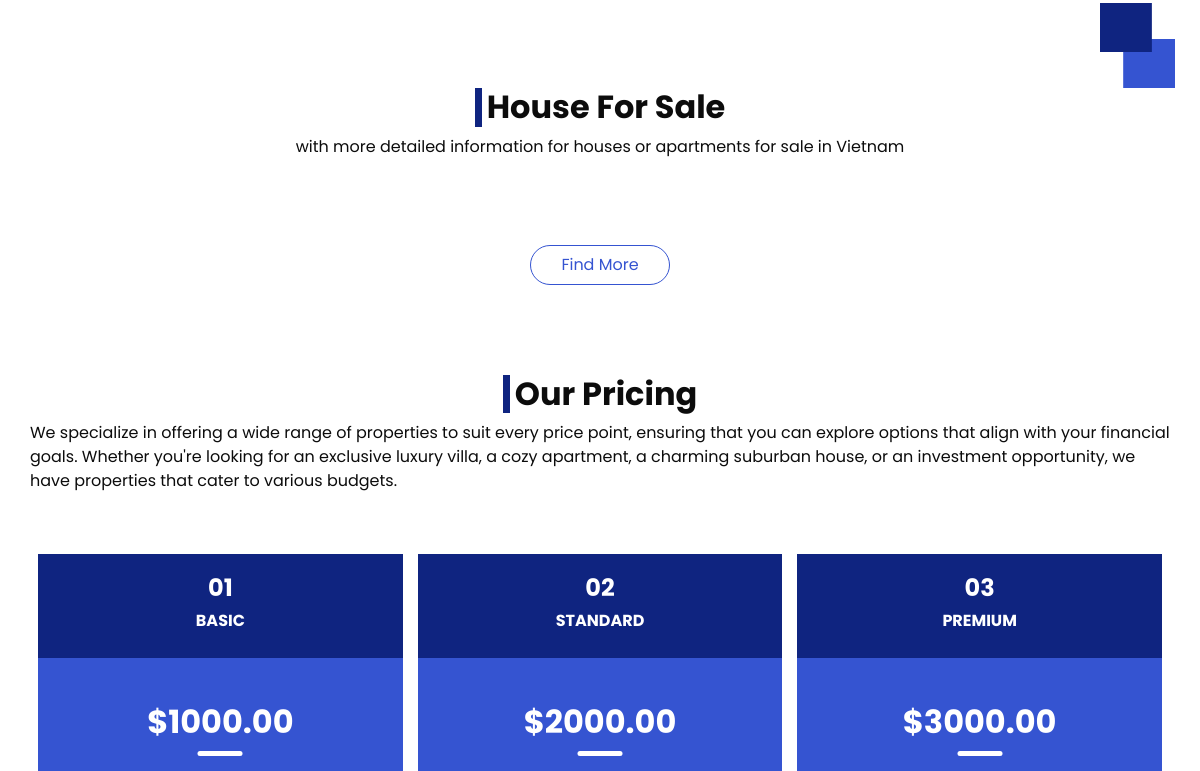
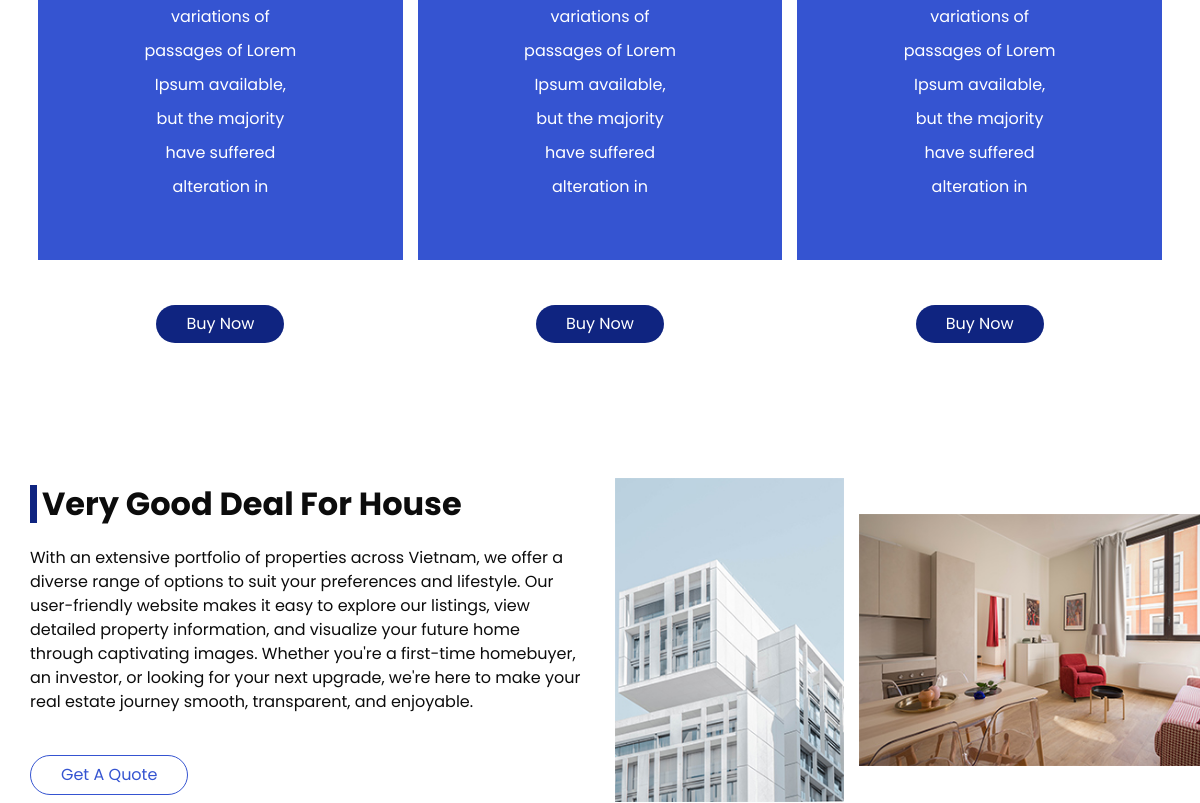
Before: / (middle part) with the older database file (2 pictures, top to bottom).
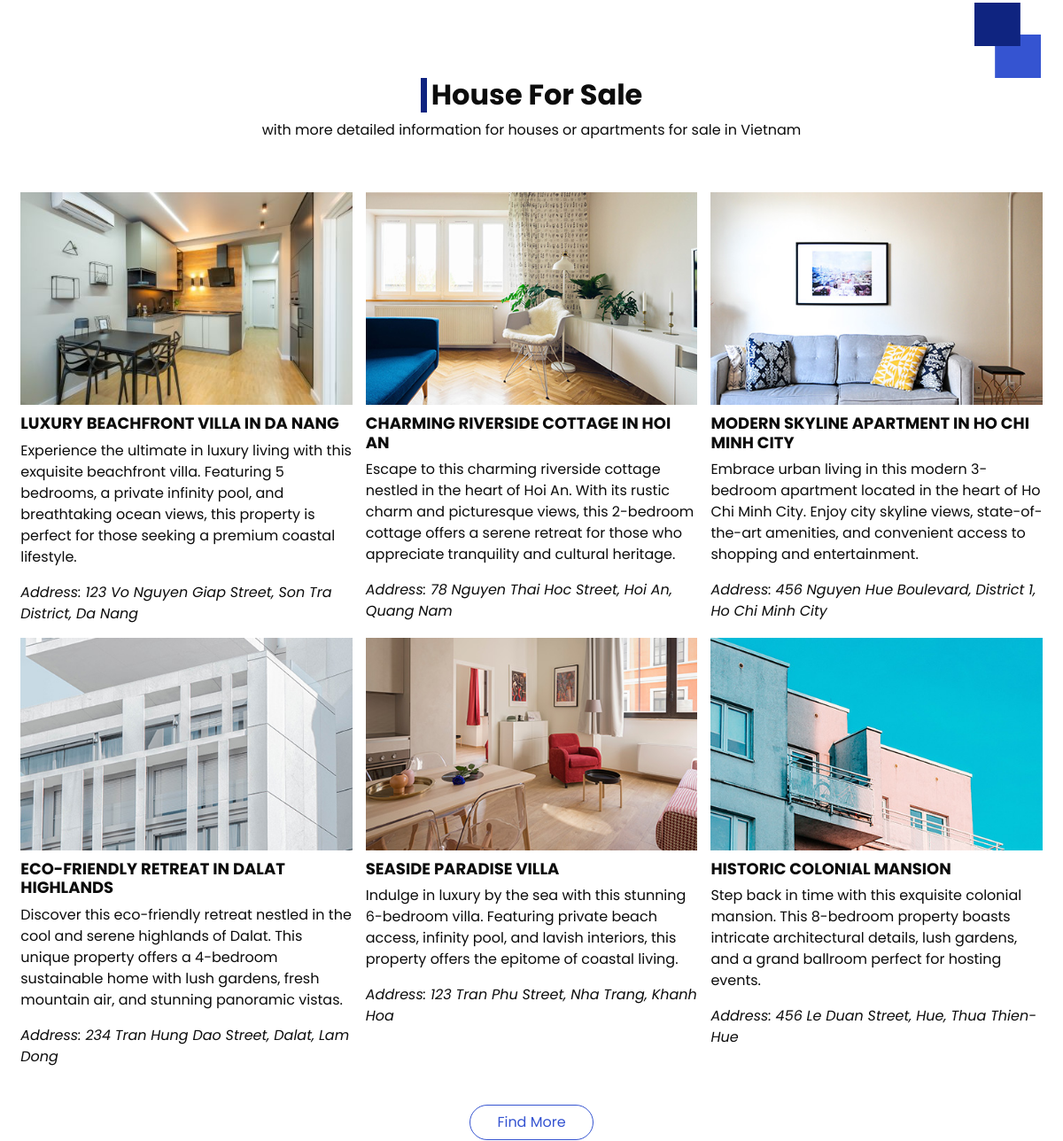
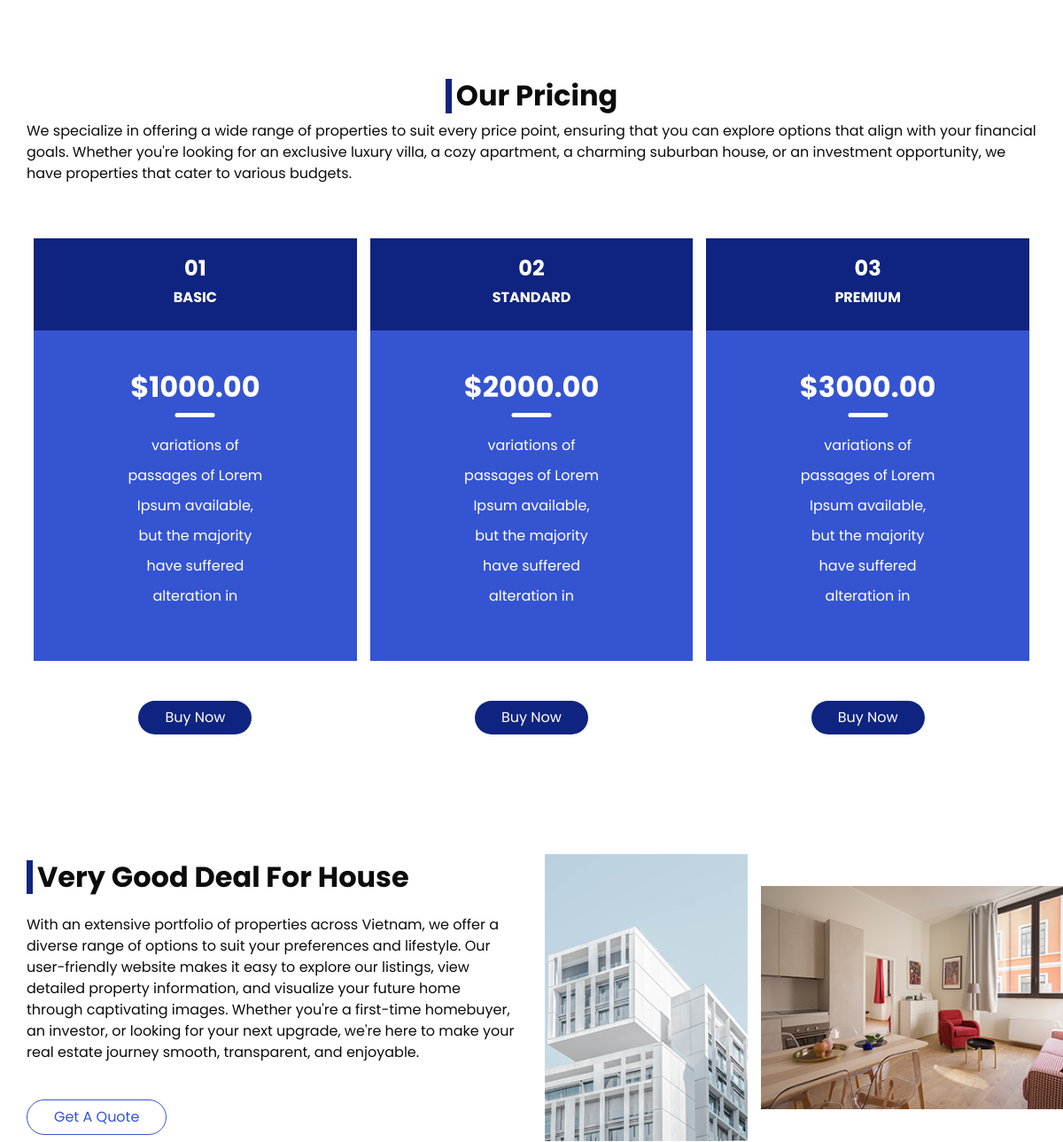
After: the same page with the newer database file (2 pictures, top to bottom).
### tables this page shows
CREATE TABLE `houses_for_sale` (
  `house_id` int(11) NOT NULL,
  `category` varchar(255) NOT NULL,
  `house_name` varchar(255) NOT NULL,
  `description` text NOT NULL,
  `address` varchar(255) NOT NULL,
  `location_house` varchar(255) NOT NULL,
  `picture_house` varchar(255) DEFAULT NULL,
  `submission_date` timestamp NOT NULL DEFAULT current_timestamp()
);

### index.php (the view, shortened to what this page needs)
<?php
require_once 'config.php';
?>
<!DOCTYPE html>
<html>
<head>
  <link rel="stylesheet" type="text/css" href="css/bootstrap.css" />
  <link href="css/style.css" rel="stylesheet" />
  <link href="css/responsive.css" rel="stylesheet" />
</head>
<body>
  <section class="about_section layout_padding-bottom">
    <div class="square-box">
      <img src="images/square.png" alt="">
    </div>
  </section>
  <section class="sale_section layout_padding-bottom">
    <div class="container-fluid">
      <div class="heading_container">
        <h2>
          House For Sale
        </h2>
        <p>
          with more detailed information for houses or apartments for sale in Vietnam
        </p>
      </div>
      <div class="sale_container">
      <?php
        $query_house = "SELECT * FROM houses_for_sale";
        $result_house = mysqli_query($conn, $query_house);
        $propertyData = array();
        if (mysqli_num_rows($result_house) > 0) {
            while ($row_house = mysqli_fetch_assoc($result_house)) {
                $propertyData[] = $row_house;
            }
        }
      ?>
      <?php
      for ($j = 0; $j < count($propertyData); $j++):
      if ($j < 6) {
        ?>
        <div class="box">
          <div class="img-box">
          <img src="images/<?php echo $propertyData[$j]['picture_house'];?>" alt="Property Picture"></img>
          </div>
          <div class="detail-box">
            <h6>
              <?php echo $propertyData[$j]['house_name']; ?>
            </h6>
            <p>
              <?php echo $propertyData[$j]['description']; ?>
            </p>
            <i>
              Address: <?php echo $propertyData[$j]['address']; ?>
            </i>
          </div>
        </div>
        <?php
      }?>
      <?php endfor; ?>
      </div>
      <div class="btn-box">
        <a href="house.php">
          Find More
        </a>
      </div>
    </div>
  </section>
  <section class="price_section layout_padding-bottom">
    <div class="container">
      <div class="heading_container">
        <h2>
          Our Pricing
        </h2>
        <p>
        We specialize in offering a wide range of properties to suit every price point, ensuring that you can explore options that align with your financial goals. Whether you're looking for an exclusive luxury villa, a cozy apartment, a charming suburban house, or an investment opportunity, we have properties that cater to various budgets.
</p>
      </div>
      <div class="price_container">
        <div class="box">
          <div class="detail-box">
            <div class="heading-box">
              <h4>
                01
              </h4>
              <h6>
                Basic
              </h6>
            </div>
            <div class="text-box">
              <h2>
                $1000.00
              </h2>
              <ul>
                <li>
                  variations of
                </li>
                <li>
                  passages of Lorem
                </li>
                <li>
                  Ipsum available,
                </li>
                <li>
                  but the majority
                </li>
                <li>
                  have suffered
                </li>
                <li>
                  alteration in
                </li>
              </ul>
            </div>
          </div>
          <div class="btn-box">
            <a href="">
              Buy Now
            </a>
          </div>
        </div>
        <div class="box">
          <div class="detail-box">
            <div class="heading-box">
              <h4>
                02
              </h4>
              <h6>
                Standard
              </h6>
            </div>
            <div class="text-box">
              <h2>
                $2000.00
              </h2>
              <ul>
                <li>
                  variations of
                </li>
                <li>
                  passages of Lorem
                </li>
                <li>
                  Ipsum available,
                </li>
                <li>
                  but the majority
                </li>
                <li>
                  have suffered
                </li>
                <li>
                  alteration in
                </li>
              </ul>
            </div>
          </div>
          <div class="btn-box">
            <a href="">
              Buy Now
            </a>
          </div>
        </div>
        <div class="box">
          <div class="detail-box">
            <div class="heading-box">
              <h4>
                03
              </h4>
              <h6>
                Premium
              </h6>
            </div>
            <div class="text-box">
              <h2>
                $3000.00
              </h2>
              <ul>
                <li>
                  variations of
                </li>
                <li>
                  passages of Lorem
                </li>
                <li>
                  Ipsum available,
                </li>
                <li>
                  but the majority
                </li>
                <li>
                  have suffered
                </li>
                <li>
                  alteration in
                </li>
              </ul>
            </div>
          </div>
          <div class="btn-box">
            <a href="">
              Buy Now
            </a>
          </div>
        </div>
      </div>
    </div>
  </section>
  <section class="deal_section layout_padding-bottom">
    <div class="container">
      <div class="row">
        <div class="col-md-6">
          <div class="detail-box">
            <div class="heading_container">
              <h2>
                Very Good Deal For House
              </h2>
            </div>
            <p>
            With an extensive portfolio of properties across Vietnam, we offer a diverse range of options to suit your preferences and lifestyle. Our user-friendly website makes it easy to explore our listings, view detailed property information, and visualize your future home through captivating images. Whether you're a first-time homebuyer, an investor, or looking for your next upgrade, we're here to make your real estate journey smooth, transparent, and enjoyable.
            </p>
            <a href="">
              Get A Quote
            </a>
          </div>
        </div>
        <div class="col-md-6">
          <div class="img-box">
            <div class="box b1">
              <img src="images/d-1.jpg" alt="">
            </div>
            <div class="box b1">
              <img src="images/d-2.jpg" alt="">
            </div>
          </div>
        </div>
      </div>
    </div>
  </section>
</body>
</html>

### css/style.css (style rules this page uses)
body { font-family: 'Poppins', sans-serif; color: #0c0c0c; background-color: #ffffff; }
.layout_padding-bottom { padding-bottom: 90px; }
.heading_container { display: -webkit-box; display: -ms-flexbox; display: flex; -webkit-box-orient: vertical; -webkit-box-direction: normal; -ms-flex-direction: column; flex-direction: column; }
.heading_container h2 { padding-left: 5px; position: relative; border-left: 7px solid #0f2480; font-weight: bold; }
a, a:hover, a:focus { text-decoration: none; }
.about_section { position: relative; padding-top: 75px; }
.about_section .square-box { position: absolute; right: 25px; bottom: 0; width: 75px; }
.about_section .square-box img { width: 100%; }
.sale_section .heading_container { -webkit-box-align: center; -ms-flex-align: center; align-items: center; margin-bottom: 35px; }
.sale_section .sale_container { display: -webkit-box; display: -ms-flexbox; display: flex; -webkit-box-pack: center; -ms-flex-pack: center; justify-content: center; -ms-flex-wrap: wrap; flex-wrap: wrap; }
.sale_section .sale_container .box { -ms-flex-preferred-size: 32%; flex-basis: 32%; margin: .65%; }
.sale_section .sale_container .box .img-box img { width: 100%; }
.sale_section .sale_container .box .detail-box { margin-top: 10px; }
.sale_section .sale_container .box .detail-box h6 { text-transform: uppercase; font-weight: bold; font-size: 18px; }
.sale_section .btn-box { display: -webkit-box; display: -ms-flexbox; display: flex; -webkit-box-pack: center; -ms-flex-pack: center; justify-content: center; }
.sale_section .btn-box a { display: inline-block; padding: 7px 30px; background-color: transparent; color: #3554d1; -webkit-transition: all 0.3s; transition: all 0.3s; border: 1px solid #3554d1; border-radius: 25px; margin-top: 35px; }
.price_section .heading_container { -webkit-box-align: center; -ms-flex-align: center; align-items: center; }
.price_section .price_container { display: -webkit-box; display: -ms-flexbox; display: flex; -webkit-box-pack: center; -ms-flex-pack: center; justify-content: center; -ms-flex-wrap: wrap; flex-wrap: wrap; text-align: center; }
.price_section .price_container .box { -ms-flex-preferred-size: 32%; flex-basis: 32%; margin: 45px .65%; color: #ffffff; min-width: 300px; }
.price_section .price_container .box .detail-box { background-color: #3554d1; }
.price_section .price_container .box .detail-box .heading-box { padding: 20px 0; background-color: #0f2480; }
.price_section .price_container .box .detail-box .heading-box h4 { font-weight: bold; }
.price_section .price_container .box .detail-box .heading-box h6 { text-transform: uppercase; font-weight: bold; }
.price_section .price_container .box .detail-box .text-box { padding: 45px 0; }
.price_section .price_container .box .detail-box .text-box h2 { font-weight: bold; position: relative; padding-bottom: 15px; margin-bottom: 20px; }
.price_section .price_container .box .detail-box .text-box h2::before { content: ""; position: absolute; bottom: 0; left: 50%; width: 45px; height: 5px; border-radius: 10px; -webkit-transform: translateX(-50%); transform: translateX(-50%); background-color: #ffffff; }
.price_section .price_container .box .detail-box .text-box ul { padding: 0; }
.price_section .price_container .box .detail-box .text-box ul li { list-style-type: none; margin: 10px 0; }
.price_section .price_container .box .btn-box { display: -webkit-box; display: -ms-flexbox; display: flex; -webkit-box-pack: center; -ms-flex-pack: center; justify-content: center; margin-top: 45px; }
.price_section .price_container .box .btn-box a { padding: 7px 30px; background-color: #0f2480; color: #ffffff; border-radius: 25px; }
.deal_section { overflow-x: hidden; }
.deal_section .row { -webkit-box-align: center; -ms-flex-align: center; align-items: center; }
.deal_section .detail-box p { margin-top: 15px; }
.deal_section .detail-box a { display: inline-block; padding: 7px 30px; background-color: transparent; color: #3554d1; -webkit-transition: all 0.3s; transition: all 0.3s; border: 1px solid #3554d1; border-radius: 25px; margin-top: 25px; }
.deal_section .img-box { display: -webkit-box; display: -ms-flexbox; display: flex; -webkit-box-align: center; -ms-flex-align: center; align-items: center; width: 115%; }
.deal_section .img-box .box.b1 { margin-right: 15px; }
.deal_section .img-box img { max-width: 100%; }

### css/responsive.css (style rules this page uses)
@media (min-width: 1200px) { .container { max-width: 1170px; } }

Changed rows visible on the page:
added houses_for_sale: picture_house (picture), house_name "LUXURY BEACHFRONT VILLA IN DA NANG", description "Experience the ultimate in luxury living with this exquisite beachfront villa. Featuring 5 bedrooms, a private infinity pool, and breathtaking ocean views, this property is perfect for those seeking a premium coastal lifestyle.", address "123 Vo Nguyen Giap Street, Son Tra District, Da Nang"
added houses_for_sale: picture_house (picture), house_name "CHARMING RIVERSIDE COTTAGE IN HOI AN", description "Escape to this charming riverside cottage nestled in the heart of Hoi An. With its rustic charm and picturesque views, this 2-bedroom cottage offers a serene retreat for those who appreciate tranquility and cultural heritage.", address "78 Nguyen Thai Hoc Street, Hoi An, Quang Nam"
added houses_for_sale: picture_house (picture), house_name "MODERN SKYLINE APARTMENT IN HO CHI MINH CITY", description "Embrace urban living in this modern 3-bedroom apartment located in the heart of Ho Chi Minh City. Enjoy city skyline views, state-of-the-art amenities, and convenient access to shopping and entertainment.", address "456 Nguyen Hue Boulevard, District 1, Ho Chi Minh City"
added houses_for_sale: picture_house (picture), house_name "ECO-FRIENDLY RETREAT IN DALAT HIGHLANDS", description "Discover this eco-friendly retreat nestled in the cool and serene highlands of Dalat. This unique property offers a 4-bedroom sustainable home with lush gardens, fresh mountain air, and stunning panoramic vistas.", address "234 Tran Hung Dao Street, Dalat, Lam Dong"
added houses_for_sale: picture_house (picture), house_name "SEASIDE PARADISE VILLA", description "Indulge in luxury by the sea with this stunning 6-bedroom villa. Featuring private beach access, infinity pool, and lavish interiors, this property offers the epitome of coastal living.", address "123 Tran Phu Street, Nha Trang, Khanh Hoa"
added houses_for_sale: picture_house (picture), house_name "HISTORIC COLONIAL MANSION", description "Step back in time with this exquisite colonial mansion. This 8-bedroom property boasts intricate architectural details, lush gardens, and a grand ballroom perfect for hosting events.", address "456 Le Duan Street, Hue, Thua Thien-Hue"
